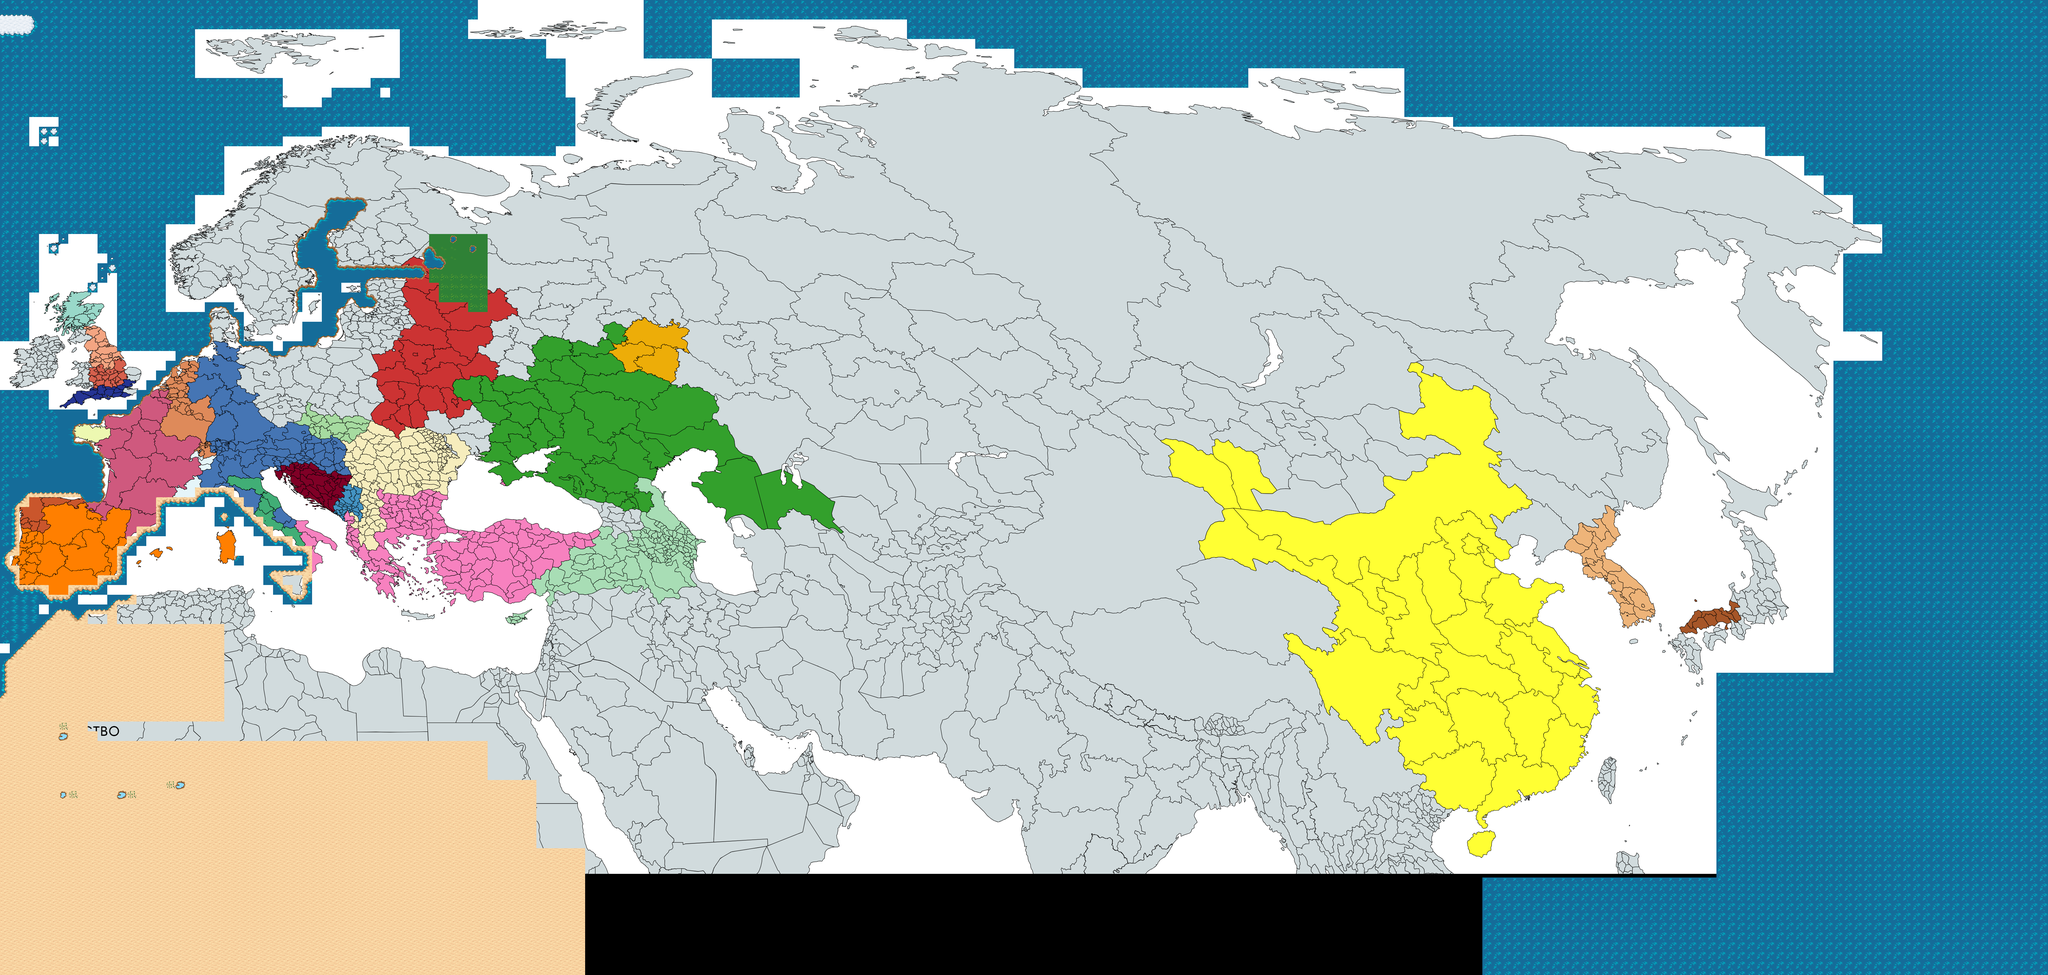

This is a level from a 2D game, rendered from its Tiled map with the project's own tilesets. A one-line summary and the map file follow, with tile-layer data summarised:
An orthogonal 210x100 tile map with 32x32 px tiles, 2 tile layers (Слой тайлов 1, Слой тайлов 2), 1 image layer and 1 object (test).

<map version="1.10" tiledversion="1.10.2" orientation="orthogonal" renderorder="right-down" width="210" height="100" tilewidth="32" tileheight="32" infinite="0" nextlayerid="5" nextobjectid="2">
 <tileset firstgid="1" name="terrain" tilewidth="32" tileheight="32" tilecount="1024" columns="32">
  <image source="../lpc_terrain/terrain.png" width="1024" height="1024" />
 </tileset>
 <imagelayer id="2" name="Слой изображений 1">
  <image source="../rus.png" width="6333" height="2868" />
 </imagelayer>
 <layer id="1" name="Слой тайлов 1" width="210" height="100">
  <data>[21000 cells, 6859 non-empty, 40 distinct tile ids]</data>
 </layer>
 <layer id="3" name="Слой тайлов 2" width="210" height="100">
  <data>[21000 cells, 19 non-empty, 12 distinct tile ids]</data>
 </layer>
 <objectgroup id="4" name="Слой объектов 1">
  <object id="1" name="test" x="406.667" y="2076">
   <polygon points="0,0 -4,72 -32,86.6667 -52,82.6667 -45.3333,68 -65.3333,44 -69.3333,4 -66.6667,-6.66667 -45.3333,-14.6667 -33.3333,-10.6667 -24,-17.3333 -18.6667,-9.33333 -17.3333,0" />
  </object>
 </objectgroup>
</map>
